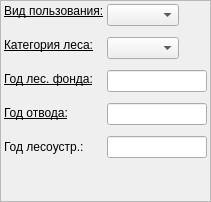
           <widget class="QFrame" name="frame_2">
            <property name="maximumSize">
             <size>
              <width>280</width>
              <height>16777215</height>
             </size>
            </property>
            <property name="sizeIncrement">
             <size>
              <width>270</width>
              <height>0</height>
             </size>
            </property>
            <property name="frameShape">
             <enum>QFrame::StyledPanel</enum>
            </property>
            <layout class="QHBoxLayout" name="horizontalLayout_7">
             <property name="spacing">
              <number>3</number>
             </property>
             <property name="leftMargin">
              <number>3</number>
             </property>
             <property name="topMargin">
              <number>3</number>
             </property>
             <property name="rightMargin">
              <number>3</number>
             </property>
             <property name="bottomMargin">
              <number>3</number>
             </property>
             <item>
              <layout class="QVBoxLayout" name="verticalLayout_21">
               <property name="spacing">
                <number>20</number>
               </property>
               <property name="bottomMargin">
                <number>0</number>
               </property>
               <item alignment="Qt::AlignLeft">
                <widget class="QLabel" name="label_10">
                 <property name="enabled">
                  <bool>true</bool>
                 </property>
                 <property name="font">
                  <font>
                   <underline>true</underline>
                  </font>
                 </property>
                 <property name="text">
                  <string>Вид пользования:</string>
                 </property>
                </widget>
               </item>
               <item alignment="Qt::AlignLeft">
                <widget class="QLabel" name="label_11">
                 <property name="enabled">
                  <bool>true</bool>
                 </property>
                 <property name="font">
                  <font>
                   <underline>true</underline>
                  </font>
                 </property>
                 <property name="text">
                  <string>Категория леса:</string>
                 </property>
                </widget>
               </item>
               <item alignment="Qt::AlignLeft">
                <widget class="QLabel" name="label_12">
                 <property name="enabled">
                  <bool>true</bool>
                 </property>
                 <property name="font">
                  <font>
                   <underline>true</underline>
                  </font>
                 </property>
                 <property name="text">
                  <string>Год лес. фонда:</string>
                 </property>
                </widget>
               </item>
               <item alignment="Qt::AlignLeft">
                <widget class="QLabel" name="label_13">
                 <property name="enabled">
                  <bool>true</bool>
                 </property>
                 <property name="font">
                  <font>
                   <underline>true</underline>
                  </font>
                 </property>
                 <property name="text">
                  <string>Год отвода:</string>
                 </property>
                </widget>
               </item>
               <item alignment="Qt::AlignLeft">
                <widget class="QLabel" name="label_31">
                 <property name="font">
                  <font>
                   <underline>false</underline>
                  </font>
                 </property>
                 <property name="text">
                  <string>Год лесоустр.:</string>
                 </property>
                </widget>
               </item>
               <item>
                <spacer name="verticalSpacer">
                 <property name="orientation">
                  <enum>Qt::Vertical</enum>
                 </property>
                 <property name="sizeHint" stdset="0">
                  <size>
                   <width>20</width>
                   <height>40</height>
                  </size>
                 </property>
                </spacer>
               </item>
              </layout>
             </item>
             <item>
              <layout class="QVBoxLayout" name="verticalLayout_11">
               <property name="spacing">
                <number>11</number>
               </property>
               <item alignment="Qt::AlignLeft">
                <widget class="QComboBox" name="comboBox_7">
                 <property name="enabled">
                  <bool>true</bool>
                 </property>
                 <property name="maximumSize">
                  <size>
                   <width>100</width>
                   <height>16777215</height>
                  </size>
                 </property>
                </widget>
               </item>
               <item alignment="Qt::AlignLeft">
                <widget class="QComboBox" name="comboBox_6">
                 <property name="enabled">
                  <bool>true</bool>
                 </property>
                 <property name="maximumSize">
                  <size>
                   <width>100</width>
                   <height>16777215</height>
                  </size>
                 </property>
                </widget>
               </item>
               <item alignment="Qt::AlignLeft">
                <widget class="QLineEdit" name="lineEdit">
                 <property name="enabled">
                  <bool>true</bool>
                 </property>
                 <property name="maximumSize">
                  <size>
                   <width>100</width>
                   <height>16777215</height>
                  </size>
                 </property>
                 <property name="inputMask">
                  <string/>
                 </property>
                 <property name="text">
                  <string/>
                 </property>
                 <property name="maxLength">
                  <number>4</number>
                 </property>
                 <property name="cursorPosition">
                  <number>0</number>
                 </property>
                 <property name="placeholderText">
                  <string/>
                 </property>
                 <property name="clearButtonEnabled">
                  <bool>false</bool>
                 </property>
                </widget>
               </item>
               <item alignment="Qt::AlignLeft">
                <widget class="QLineEdit" name="lineEdit_2">
                 <property name="enabled">
                  <bool>true</bool>
                 </property>
                 <property name="maximumSize">
                  <size>
                   <width>100</width>
                   <height>16777215</height>
                  </size>
                 </property>
                 <property name="maxLength">
                  <number>4</number>
                 </property>
                </widget>
               </item>
               <item alignment="Qt::AlignBottom">
                <widget class="QLineEdit" name="lineEdit_5">
                 <property name="maximumSize">
                  <size>
                   <width>100</width>
                   <height>16777215</height>
                  </size>
                 </property>
                 <property name="maxLength">
                  <number>4</number>
                 </property>
                </widget>
               </item>
               <item>
                <spacer name="verticalSpacer_2">
                 <property name="orientation">
                  <enum>Qt::Vertical</enum>
                 </property>
                 <property name="sizeHint" stdset="0">
                  <size>
                   <width>20</width>
                   <height>40</height>
                  </size>
                 </property>
                </spacer>
               </item>
              </layout>
             </item>
            </layout>
           </widget>
